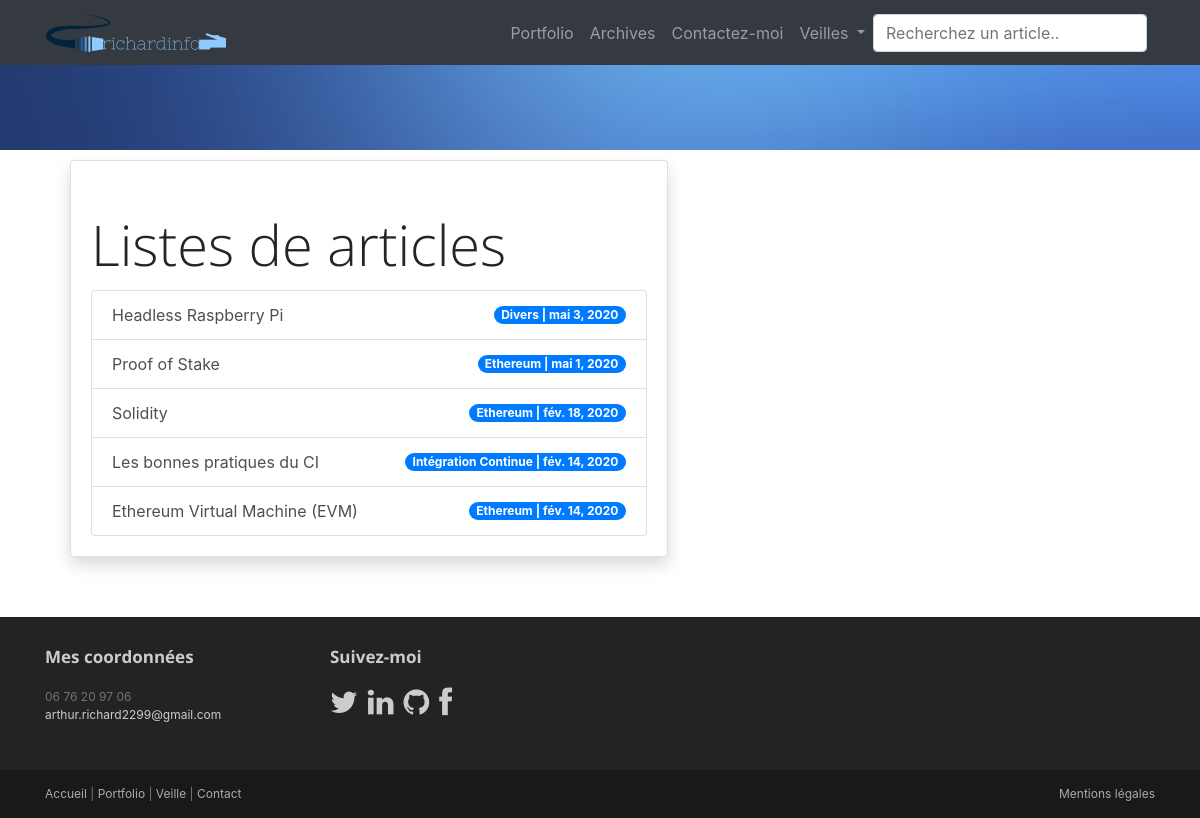
The page /veille/ on the database as committed earlier.
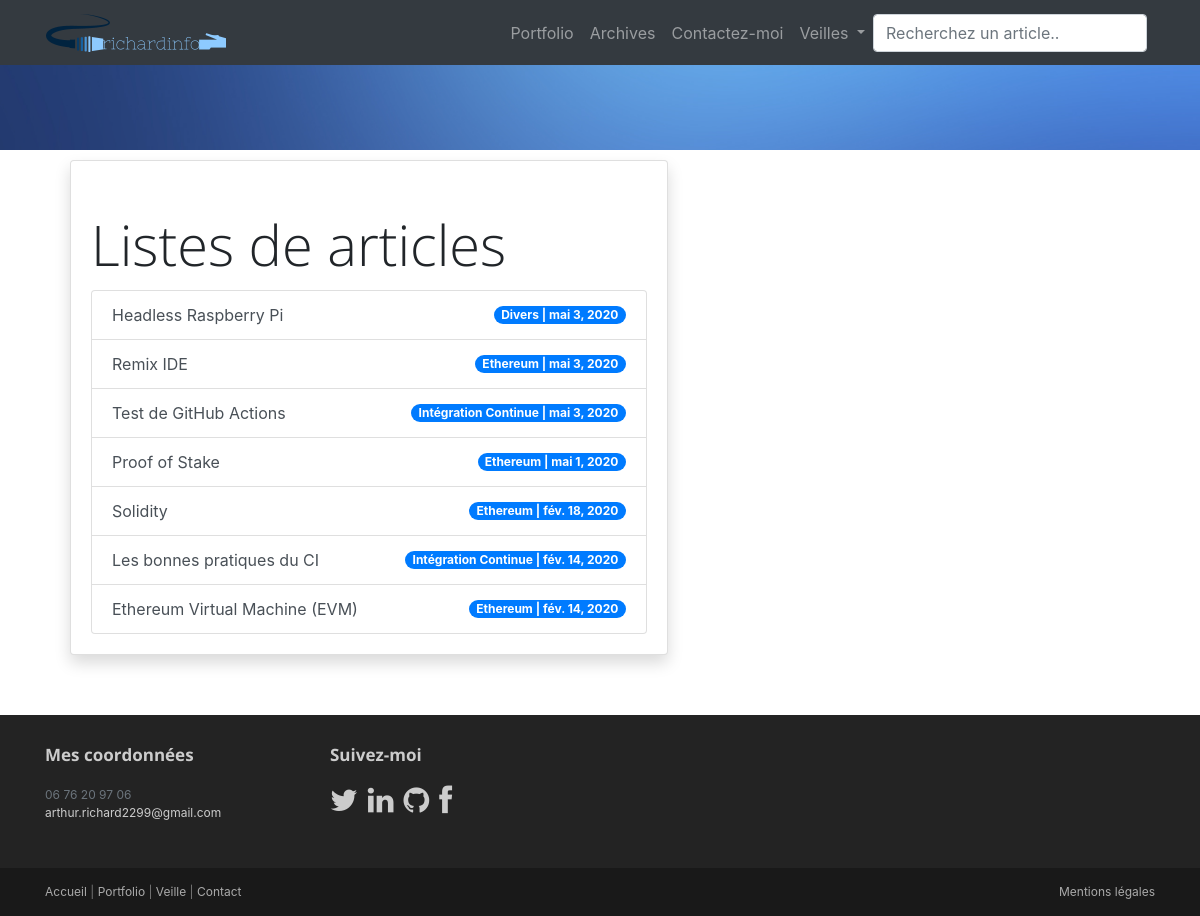
The same page on the database as committed later.
### veille/models.py (models this page shows, shortened)
class Article(models.Model):
    title =  models.CharField(max_length=200)
    desc = models.TextField(default=None)
    body = RichTextUploadingField(null=True)
    thumbnail = models.ImageField(upload_to='upload/')
    date = models.DateField(auto_now_add=False)
    theme = models.ForeignKey(Theme, on_delete=models.CASCADE)
    source = models.ManyToManyField(Source)
    class Meta:
        ordering = ['-date']

class Theme(models.Model):
    libelle = models.CharField(max_length=100)
    def __str__(self):
        return self.libelle

### veille/views.py (the view)
# urls.py: path("", ArticleList.as_view(), name="ArticleList"),
class ArticleList(View):
    def get(self, request):
        return render(request, 'veille/veille.html', {'articles_list': Article.objects.all() })

### veille/templates/veille/veille.html
{% extends 'base/base.html' %}
{% block content %}
{% if articles_list %}
    <article class="col-md-7 maincontent">
      <div class="card shadow">
        <div class="card-body">
            <h3 class="card-title display-4">Listes de articles</h3>
          <div class="list-group">
          {% for article in articles_list %}
              <a class="list-group-item d-flex align-items-center justify-content-between list-group-item-action" href="{{ article.id }}/">{{ article.title }}
                <span class="badge badge-primary badge-pill">{{ article.theme }} | {{ article.date }}</span>
              </a>
          {% endfor %}
          </div>
        </div>
      </div>
    </article>
{% else %}
<br>
    <p class="alert alert-danger alert-dismissable shadow">Il n'y a pas d'articles disponibles.</p>
{% endif %}
{% endblock %}

Rows that differ between the two databases and show on the page:
added Article: title "Remix IDE", theme "Ethereum", date "mai 3, 2020"
added Article: title "Test de GitHub Actions", theme "Intégration Continue", date "mai 3, 2020"
